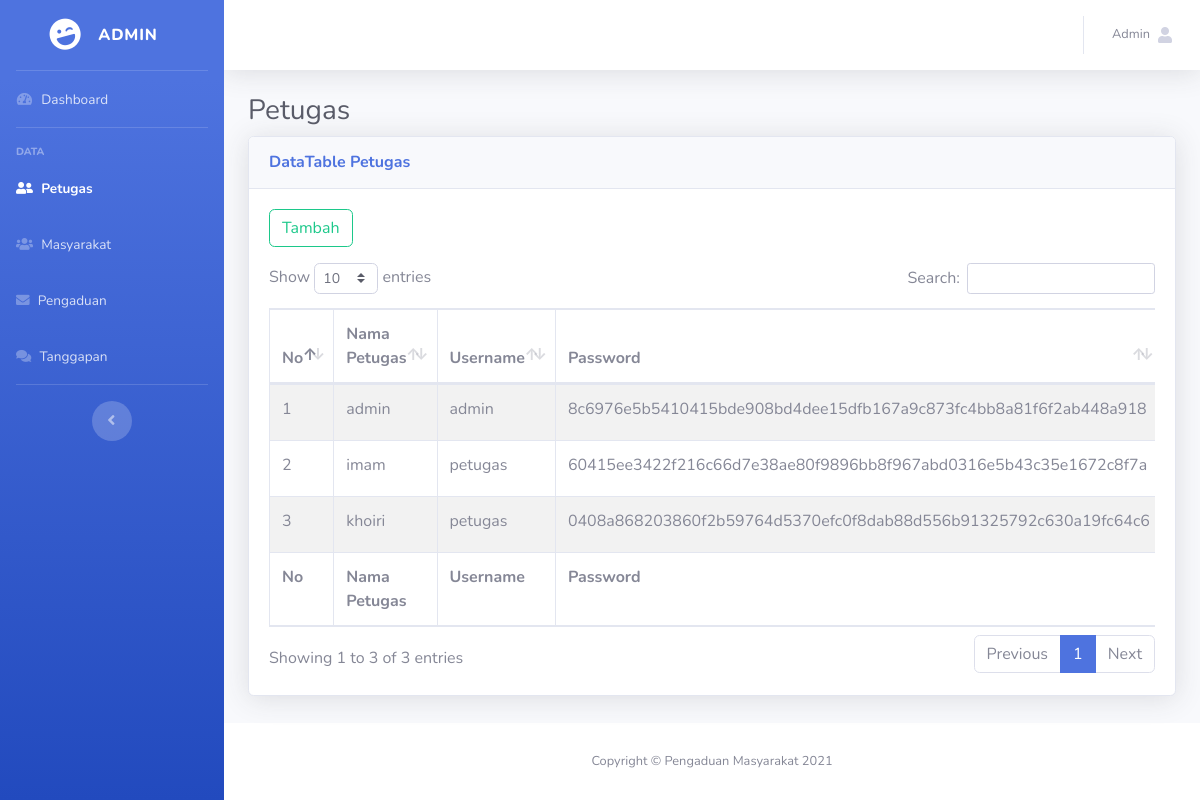
The app's page /admin/index.php?f=petugas&p=index (signed in) with its own data.
### tables this page shows
CREATE TABLE `petugas` (
  `id_petugas` int(11) NOT NULL,
  `nama_petugas` varchar(35) NOT NULL,
  `username` varchar(25) NOT NULL,
  `password` varchar(255) NOT NULL,
  `telp` varchar(13) NOT NULL,
  `level` enum('admin','petugas') NOT NULL
);

### db_controller.php (called while the page is built, shortened)
<?php
class DB
{
    private $host = "localhost";
    private $user = "root";
    private $password = "";
    private $db_name = "ukk_rpl_2021";
    private $koneksi;
    public function __construct()
    {
        $this->koneksi = $this->koneksiDatabase();
    }
    public function koneksiDatabase()
    {
        $koneksi = mysqli_connect($this->host, $this->user, $this->password, $this->db_name);
        return $koneksi;
    }
    public function getAll($sql)
    {
        $result = mysqli_query($this->koneksi, $sql);
        while($row = mysqli_fetch_assoc($result))
        {
            $data[] = $row;
        }
        if(!empty($data))
        {
            return $data;
        }
    }
}

### petugas/index.php (the view, shortened to what this page needs)
<?php
    require_once "../db_controller.php";
    $db = new DB;
    $sql = "SELECT * FROM petugas";
    $row = $db->getAll($sql);
    $no = 1;
?>
<h1 class="h3 mb-2 text-gray-800">Petugas</h1>
<div class="card shadow mb-4">
    <div class="card-header py-3">
        <h6 class="m-0 font-weight-bold text-primary">DataTable Petugas</h6>
    </div>
    <div class="card-body">
        <a href="?f=petugas&p=tambah" role="button" class="btn btn-outline-success mb-3">Tambah</a>
        <div class="table-responsive">
        <table class="table table-bordered table-striped table-hover" width="100%" cellspacing="0" id="dataTable">
            <thead>
                <tr>
                    <th>No</th>
                    <th>Nama Petugas</th>
                    <th>Username</th>
                    <th>Password</th>
                </tr>
            </thead>
            <tfoot>
                <tr>
                    <th>No</th>
                    <th>Nama Petugas</th>
                    <th>Username</th>
                    <th>Password</th>
                </tr>
            </tfoot>
            <tbody>
                <?php if(!empty($row)){?>
                <?php foreach($row as $key):?>
                <tr>
                    <td><?= $no++?></td>
                    <td><?= $key["nama_petugas"]?></td>
                    <td><?= $key["username"]?></td>
                    <td><?= $key["password"]?></td>
                </tr>
                <?php endforeach;?>
                <?php }?>
            </tbody>
        </table>
        </div>
    </div>
</div>

### records on screen
petugas: nama_petugas "admin", username "admin", password "8c6976e5b5410415bde908bd4dee15dfb167a9c873fc4bb8a81f6f2ab448a918"
petugas: nama_petugas "imam", username "petugas", password "60415ee3422f216c66d7e38ae80f9896bb8f967abd0316e5b43c35e1672c8f7a"
petugas: nama_petugas "khoiri", username "petugas", password "0408a868203860f2b59764d5370efc0f8dab88d556b91325792c630a19fc64c6"

### other values on screen
$_SESSION["level"] "ADMIN"
$_SESSION["username"] "Admin"
